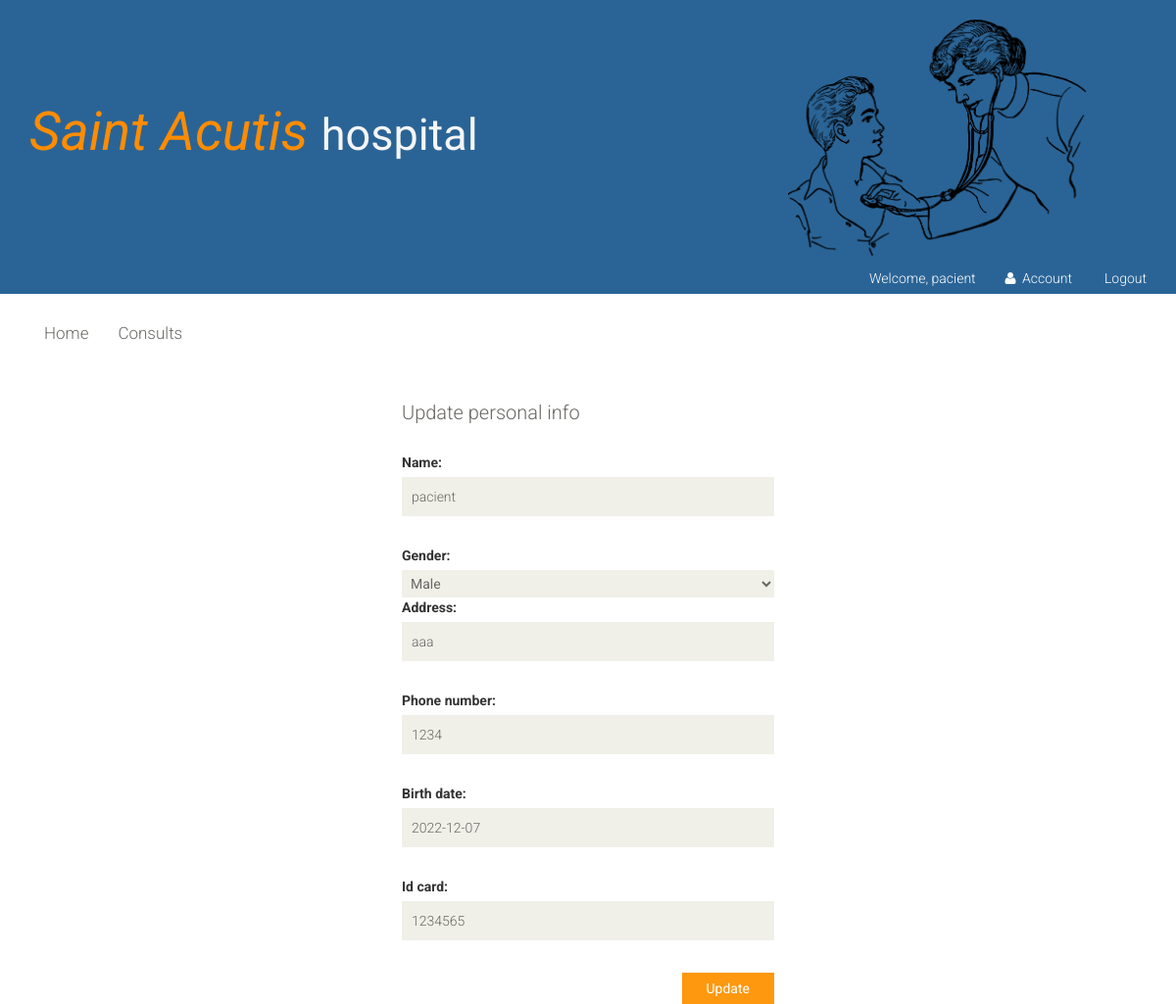
Screenshot of /update-pacient/1/ (signed in) with the database file from the repository.
### SAH/models.py (models this page shows, shortened)
class Pacient(models.Model):
    user = models.OneToOneField(User, on_delete=models.CASCADE)
    name = models.CharField(max_length=200)
    gender = models.CharField(max_length=150, choices=(('Female','Female'), ('Male','Male'),('Other','Other')))
    address = models.CharField(max_length=400)
    phone_number = models.IntegerField( blank=True, null=True)
    birth_date = models.DateField( blank=True, null=True)
    id_card = models.IntegerField( blank=True, null=True)

### SAH/views.py (the view)
# urls.py: path('update-pacient/<str:pacient_id>/', views.update_pacient, name='update-pacient'),
def update_pacient(request, pacient_id):
    if request.user.is_authenticated:
        pacient = Pacient.objects.get(id=pacient_id)
        if request.method == 'POST':
            form = PacientForm(request.POST)
            if form.is_valid():
                pacient.name = form.cleaned_data['name']
                pacient.gender= form.cleaned_data['gender']
                pacient.address = form.cleaned_data['address']
                number = form.cleaned_data['phone_number']
                pacient.birth_date = form.cleaned_data['birth_date']
                pacient.phone_number = number
                pacient.save()
                return redirect("home")
        else:
            form = PacientForm(initial={ "name": pacient.name,
                                        "gender": pacient.gender,
                                        "address": pacient.address,
                                        "phone_number": pacient.phone_number,
                                        "birth_date": pacient.birth_date,
                                        "id_card": pacient.id_card,
                                        })
        return render(request, "update-pacient.html", {"form": form})

### SAH/forms.py
class PacientForm(forms.Form):
    name = forms.CharField(label="Name", max_length=150, required=True)
    gender = forms.ChoiceField(choices=(('Female','Female'), ('Male','Male'),('Other','Other')),required=True)
    address = forms.CharField(label="Address", max_length=400, required=True)
    phone_number = forms.IntegerField( label="Phone number", help_text='Must have 9 numbers', required=True)
    birth_date = forms.DateField(label="Birth Date", help_text='Required. Format: YYYY-MM-DD', required=True)
    id_card = forms.IntegerField(label="ID Card", help_text='Must have 9 numbers', required=True)

### SAH/templates/update-pacient.html (shortened to what this page needs)
{% extends "layout.html" %}
{% block content %}
	<section >
        <div class="row">
				<div class="col-sm-4 col-sm-offset-4" >
                        <div class="login-form">
                            <h2>Update personal info</h2>
                           <form method="POST" action="." enctype= multipart/form-data>
                                <label>Name:</label>
                                {{ form.name }}
                                <br>
                                <label>Gender:</label>
                                {{ form.gender }}
                                <br>
                                <label>Address:</label>
                                {{ form.address }}
                                <br>
                                <label>Phone number:</label>
                                {{ form.phone_number }}
                                <br>
                                <label>Birth date:</label>
                                {{ form.birth_date }}
                                <br>
                                <label>Id card:</label>
                                {{ form.id_card }}
                                <button style="float:right;" type="submit" class="btn btn-default">Update</button>
                            </form>
                        </div>
                    </div>
                <br><br>
		</div>
    </section>
{% endblock %}

### SAH/templates/layout.html (shortened to what this page needs)
<!DOCTYPE html>
<html lang="en">
<head>
    {% load static %}
    <link href="{% static 'css/bootstrap.min.css' %}" rel="stylesheet">
    <link  href="{% static "css/font-awesome.min.css" %}"  rel="stylesheet">
    <link href="{% static "css/prettyPhoto.css" %}"  rel="stylesheet">
    <link href="{% static "css/price-range.css" %}" rel="stylesheet">
    <link href="{% static "css/animate.css" %}" rel="stylesheet">
    <link href="{% static "css/main.css" %}" rel="stylesheet">
    <link href="{% static "css/responsive.css" %}" rel="stylesheet">
</head>
<body >
	<header >
		<div style="height: 300px; background-color: #2a6496;" >
            <img src="../static/images/img-1.png" style=" background-repeat: no-repeat; position: absolute; height: 250px; width: auto; filter: brightness(10) invert(1); margin-top:20px; margin-left: 67%;" >
            <div class="container">
				<div class="row">
					<div class="col-md-8 clearfix">
						<div class="logo pull-left"  style="margin-top: 95px">
                            <a href="{% url "home" %}" > <span style="color: darkorange; font-size: 55px; font-style: italic"   >Saint Acutis </span></a><span style="color: whitesmoke; font-size: 45px;"   >hospital</span></a>
						</div>
					</div>
					<div class="col-md-12 clearfix" style="margin-top: 90px;">
						<div class="shop-menu clearfix pull-right">
							<ul style="float:right" class="nav navbar-nav" >
                                {% if user.is_authenticated %}
								    <li><a style="background-color: #2a6496; color: white"  href="" > Welcome, {{ user.get_username }}</a></li>
                                    <li><a style="background-color: #2a6496; color: white" href="{% url 'account' %}"><i class="fa fa-user"></i> Account</a></li>
                                    <li ><a style="background-color: #2a6496; color:white"  href="{% url "logout" %}">Logout </a></li>
                                {% else %}
								    <li><a style="background-color: #2a6496; color:white" href="{% url 'login' %}" ><i class="fa fa-sign-in" aria-hidden="true"></i>Login</a></li>
                                {%  endif %}
							</ul>
						</div>
					</div>
				</div>
			</div>
		</div>
            <div class="header-bottom">
                <div class="container " >
                    <div class="row">
                        <div class="col-sm-12">
                            <div class="mainmenu  col-sm-12  pull-left" >
                                <ul style="float:left" class="nav navbar-nav collapse navbar-collapse">
                                    {% if user.is_authenticated and user.is_superuser %}
                                    <li><a href="{% url "home" %}" >Home</a></li>
                                    <li><a href="{% url "consults-management" %}" >Consults Management</a></li>
                                    <li><a href="{% url "room-consult-management" %}" >Room Reservation</a></li>
                                    <li><a href="{% url "rooms-management" %}" >Room Management</a></li>
                                    <li><a href="{% url "users-management" %}" >User Management</a></li>
                                    {%  elif user.is_authenticated %}
                                    <li><a href="{% url "home" %}" >Home</a></li>
                                    <li><a href="{% url "consults" %}" >Consults</a></li>
                                    {%  else %}
                                    <li><a href="{% url "home" %}" >Home</a></li>
                                    <li><a href="{% url "consults" %}" >Consults</a></li>
                                    {%  endif %}
                                </ul>
                            </div>
                        </div>
                    </div>
                    </div>
                </div>
	</header>
            {% block content %}
            {% endblock %}
</body>
</html>

### SAH/static/css/main.css (style rules this page uses)
body { font-family: 'Roboto', sans-serif; position: relative; font-weight: 400px; }
ul li { list-style: none; }
a { -webkit-transition: 300ms; transition: 300ms; }
h1, h2, h3, h4, h5, h6 { font-family: 'Roboto', sans-serif; }
.shop-menu ul li { display: inline-block; padding-left: 15px; padding-right: 15px; }
.shop-menu ul li:last-child { padding-right: 0; }
.shop-menu ul li a { background: #FFFFFF; color: #696763; font-family: 'Roboto', sans-serif; font-size: 14px; font-weight: 300; padding: 0; padding-right: 0; margin-top: 10px; }
.shop-menu ul li a i { margin-right: 3px; }
.header-bottom { padding-bottom: 30px; padding-top: 30px; }
.navbar-collapse.collapse { padding-left: 0; }
.mainmenu ul li { padding-right: 15px; padding-left: 15px; }
.mainmenu ul li:first-child { padding-left: 0px; }
.mainmenu ul li a { color: #696763; font-family: 'Roboto', sans-serif; font-size: 17px; font-weight: 300; padding: 0; padding-bottom: 10px; }
.login-form h2, .signup-form h2 { color: #696763; font-family: 'Roboto', sans-serif; font-size: 20px; font-weight: 300; margin-bottom: 30px; }
.login-form form input, .signup-form form input { background: #F0F0E9; border: medium none; color: #696763; display: block; font-family: 'Roboto', sans-serif; font-size: 14px; font-weight: 300; height: 40px; margin-bottom: 10px; outline: medium none; padding-left: 10px; width: 100%; }
.login-form form button { margin-top: 23px; }
.login-form form button, .signup-form form button { background: #FE980F; border: medium none; border-radius: 0; color: #FFFFFF; display: block; font-family: 'Roboto', sans-serif; padding: 6px 25px; }
.user_info input, select, textarea { background: #F0F0E9; border: 0; color: #696763; padding: 5px; width: 100%; border-radius: 0; resize: none }

### rows the page displays
Pacient: name "pacient", gender "Male", address "aaa", phone_number "1234", birth_date "2022-12-07", id_card "1234565"

### other values shown
{{ user.get_username }} "pacient"
